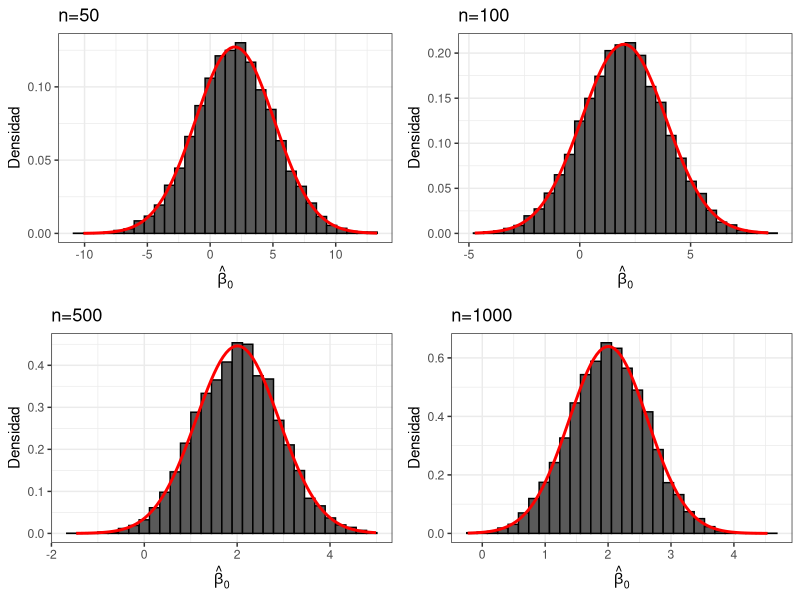
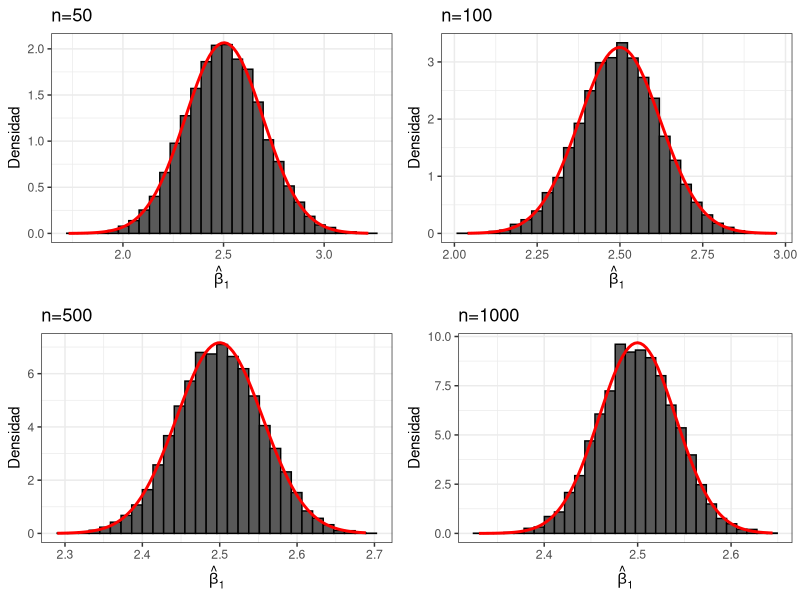
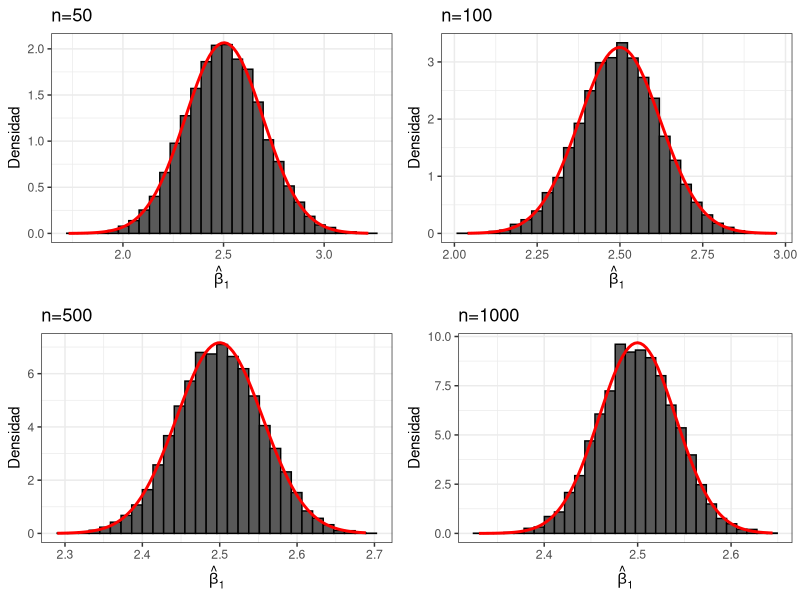

The R script that drew these images, in order: (Note: a time limit stopped this script after it produced the figures.)
## ---- chunk 1
knitr::opts_chunk$set(echo = TRUE)

library(readr)
library(dplyr)
library(ggplot2)

set.seed(123)

reps = 10000

betas = matrix(NA, nrow = reps, ncol = 12)

beta0 = 2

beta1 = 2.5

beta2 = 1

su = 1

n = c(50, 100, 500, 1000)  #tamagno muestral

for (j in 1:length(n)) {
  
  X1=rnorm(n[j],20,1)
  
  e=rnorm(n[j],3,1)
  
  X2=0.8*X1 + e
  
  
  for (i in 1:reps) {
    
    u= rnorm(n[j],0,su)
    
    Y = beta0 + beta1*X1 + beta2*X2 + u 
    
    model = lm(Y~X1 + X2)  
    
    betas[i,j] = model$coef[1]
    
    betas[i,j+4] = model$coef[2]
    
    betas[i,j+8] = model$coef[3]
  }
  
}

betas_df <- data.frame(betas)

apply(betas_df,2,mean)

apply(betas_df,2,var)

summary(model)

# EXPLICACION, si existe sesgo en los betas cuando se comparan con el modelo, 
#el sesgo disminuye cuando la muestra llega a n=500, (como se puede ver en el grafico, el promedio se acerca mucho a la muestra, linea roja), 
#pero vuelve a aumentar cuando la muestra alcanza n=1000

#3.b

library(ggplot2)

library(gridExtra)

library(dplyr)

g10 <- ggplot(betas_df) + 
  
  geom_histogram(aes(betas_df[,1], y=..density..), col="black", bins = 30) +
  
  stat_function(fun=dnorm, args=list(mean=mean(betas_df[,1]), sd=sd(betas_df[,1])), 
                
                geom="line", colour="red", size=1) +
  
  ylab("Densidad") +   ggtitle("n=50") + xlab(expression(hat(beta)[0])) +
  
  theme_bw()

g20 <- ggplot(betas_df) + 
  
  geom_histogram(aes(betas_df[,2], y=..density..), col="black", bins = 30) +
  
  stat_function(fun=dnorm, args=list(mean=mean(betas_df[,2]), sd=sd(betas_df[,2])), 
                
                geom="line", colour="red", size=1) +
  
  ylab("Densidad") +   ggtitle("n=100") + xlab(expression(hat(beta)[0])) +
  
  theme_bw()

g30 <- ggplot(betas_df) + 
  
  geom_histogram(aes(betas_df[,3], y=..density..), col="black", bins = 30) +
  
  stat_function(fun=dnorm, args=list(mean=mean(betas_df[,3]), sd=sd(betas_df[,3])), 
                
                geom="line", colour="red", size=1) +
  
  ylab("Densidad") +   ggtitle("n=500") + xlab(expression(hat(beta)[0])) +
  
  theme_bw()

g40 <- ggplot(betas_df) + 
  
  geom_histogram(aes(betas_df[,4], y=..density..), col="black", bins = 30) +
  
  stat_function(fun=dnorm, args=list(mean=mean(betas_df[,4]), sd=sd(betas_df[,4])), 
                
                geom="line", colour="red", size=1) +
  
  ylab("Densidad") +   ggtitle("n=1000") + xlab(expression(hat(beta)[0])) +
  
  theme_bw()

grid.arrange(g10, g20, g30, g40, nrow=2, ncol=2)

g11 <- ggplot(betas_df) + 
  
  geom_histogram(aes(betas_df[,5], y=..density..), col="black", bins = 30) +
  
  stat_function(fun=dnorm, args=list(mean=mean(betas_df[,5]), sd=sd(betas_df[,5])), 
                
                geom="line", colour="red", size=1) +
  
  ylab("Densidad") +   ggtitle("n=50") + xlab(expression(hat(beta)[1])) +
  
  theme_bw()

g21 <- ggplot(betas_df) + 
  
  geom_histogram(aes(betas_df[,6], y=..density..), col="black", bins = 30) +
  
  stat_function(fun=dnorm, args=list(mean=mean(betas_df[,6]), sd=sd(betas_df[,6])), 
                
                geom="line", colour="red", size=1) +
  
  ylab("Densidad") +   ggtitle("n=100") + xlab(expression(hat(beta)[1])) +
  
  theme_bw()

g31 <- ggplot(betas_df) + 
  
  geom_histogram(aes(betas_df[,7], y=..density..), col="black", bins = 30) +
  
  stat_function(fun=dnorm, args=list(mean=mean(betas_df[,7]), sd=sd(betas_df[,7])), 
                
                geom="line", colour="red", size=1) +
  
  ylab("Densidad") +   ggtitle("n=500") + xlab(expression(hat(beta)[1])) +
  
  theme_bw()

g41 <- ggplot(betas_df) + 
  
  geom_histogram(aes(betas_df[,8], y=..density..), col="black", bins = 30) +
  
  stat_function(fun=dnorm, args=list(mean=mean(betas_df[,8]), sd=sd(betas_df[,8])), 
                
                geom="line", colour="red", size=1) +
  
  ylab("Densidad") +   ggtitle("n=1000") + xlab(expression(hat(beta)[1])) +
  
  theme_bw()

grid.arrange(g11, g21, g31, g41, nrow=2, ncol=2)

## ---- chunk 2
apply(betas_df,2,mean)
## ---- chunk 3
apply(betas_df,2,var)
## ---- chunk 4
summary(model)
## ---- chunk 5

g11 <- ggplot(betas_df) + 
  
  geom_histogram(aes(betas_df[,5], y=..density..), col="black", bins = 30) +
  
  stat_function(fun=dnorm, args=list(mean=mean(betas_df[,5]), sd=sd(betas_df[,5])), 
                
                geom="line", colour="red", size=1) +
  
  ylab("Densidad") +   ggtitle("n=50") + xlab(expression(hat(beta)[1])) +
  
  theme_bw()

g21 <- ggplot(betas_df) + 
  
  geom_histogram(aes(betas_df[,6], y=..density..), col="black", bins = 30) +
  
  stat_function(fun=dnorm, args=list(mean=mean(betas_df[,6]), sd=sd(betas_df[,6])), 
                
                geom="line", colour="red", size=1) +
  
  ylab("Densidad") +   ggtitle("n=100") + xlab(expression(hat(beta)[1])) +
  
  theme_bw()

g31 <- ggplot(betas_df) + 
  
  geom_histogram(aes(betas_df[,7], y=..density..), col="black", bins = 30) +
  
  stat_function(fun=dnorm, args=list(mean=mean(betas_df[,7]), sd=sd(betas_df[,7])), 
                
                geom="line", colour="red", size=1) +
  
  ylab("Densidad") +   ggtitle("n=500") + xlab(expression(hat(beta)[1])) +
  
  theme_bw()

g41 <- ggplot(betas_df) + 
  
  geom_histogram(aes(betas_df[,8], y=..density..), col="black", bins = 30) +
  
  stat_function(fun=dnorm, args=list(mean=mean(betas_df[,8]), sd=sd(betas_df[,8])), 
                
                geom="line", colour="red", size=1) +
  
  ylab("Densidad") +   ggtitle("n=1000") + xlab(expression(hat(beta)[1])) +
  
  theme_bw()

grid.arrange(g11, g21, g31, g41, nrow=2, ncol=2)

## ---- chunk 6
knitr::opts_chunk$set(echo = TRUE)
#3.c

set.seed(123)

reps = 10000

betas = matrix(NA, nrow = reps, ncol = 12)

beta0 = 2

beta1 = 2.5

beta2 = 1

su = 1

n = c(50, 100, 500, 1000)  #tamagno muestral

for (j in 1:length(n)) {
  
  X1=rnorm(n[j],20,1)
  
  e=rnorm(n[j],3,1)
  
  X2=runif(n[j],0,1)
  
  
  for (i in 1:reps) {
    
    u= rnorm(n[j],0,su)
    
    Y = beta0 + beta1*X1 + beta2*X2 + u 
    
    model = lm(Y~X1 + X2)  
    
    betas[i,j] = model$coef[1]
    
    betas[i,j+4] = model$coef[2]
    
    betas[i,j+8] = model$coef[3]
  }
  
}

betas_df <- data.frame(betas)

apply(betas_df,2,mean)

apply(betas_df,2,var)

summary(model)

#En este caso, podemos presenciar que se mantiene el mismo patrón respecto a que cuando aumenta el tamaño de la muestra,
#pero aqui el sesgo es el menor posible hasta el tamaño 100, luego va aumentando el sesgo, esto se presencia mucho mejor en los gráficos,
#ya que en el panel de n=100 el estimador se acerca mucho al parametro poblacional

g10 <- ggplot(betas_df) + 
  
  geom_histogram(aes(betas_df[,1], y=..density..), col="black", bins = 30) +
  
  stat_function(fun=dnorm, args=list(mean=mean(betas_df[,1]), sd=sd(betas_df[,1])), 
                
                geom="line", colour="red", size=1) +
  
  ylab("Densidad") +   ggtitle("n=50") + xlab(expression(hat(beta)[0])) +
  
  theme_bw()

g20 <- ggplot(betas_df) + 
  
  geom_histogram(aes(betas_df[,2], y=..density..), col="black", bins = 30) +
  
  stat_function(fun=dnorm, args=list(mean=mean(betas_df[,2]), sd=sd(betas_df[,2])), 
                
                geom="line", colour="red", size=1) +
  
  ylab("Densidad") +   ggtitle("n=100") + xlab(expression(hat(beta)[0])) +
  
  theme_bw()

g30 <- ggplot(betas_df) + 
  
  geom_histogram(aes(betas_df[,3], y=..density..), col="black", bins = 30) +
  
  stat_function(fun=dnorm, args=list(mean=mean(betas_df[,3]), sd=sd(betas_df[,3])), 
                
                geom="line", colour="red", size=1) +
  
  ylab("Densidad") +   ggtitle("n=500") + xlab(expression(hat(beta)[0])) +
  
  theme_bw()

g40 <- ggplot(betas_df) + 
  
  geom_histogram(aes(betas_df[,4], y=..density..), col="black", bins = 30) +
  
  stat_function(fun=dnorm, args=list(mean=mean(betas_df[,4]), sd=sd(betas_df[,4])), 
                
                geom="line", colour="red", size=1) +
  
  ylab("Densidad") +   ggtitle("n=1000") + xlab(expression(hat(beta)[0])) +
  
  theme_bw()

grid.arrange(g10, g20, g30, g40, nrow=2, ncol=2)

g11 <- ggplot(betas_df) + 
  
  geom_histogram(aes(betas_df[,5], y=..density..), col="black", bins = 30) +
  
  stat_function(fun=dnorm, args=list(mean=mean(betas_df[,5]), sd=sd(betas_df[,5])), 
                
                geom="line", colour="red", size=1) +
  
  ylab("Densidad") +   ggtitle("n=50") + xlab(expression(hat(beta)[1])) +
  
  theme_bw()

g21 <- ggplot(betas_df) + 
  
  geom_histogram(aes(betas_df[,6], y=..density..), col="black", bins = 30) +
  
  stat_function(fun=dnorm, args=list(mean=mean(betas_df[,6]), sd=sd(betas_df[,6])), 
                
                geom="line", colour="red", size=1) +
  
  ylab("Densidad") +   ggtitle("n=100") + xlab(expression(hat(beta)[1])) +
  
  theme_bw()

g31 <- ggplot(betas_df) + 
  
  geom_histogram(aes(betas_df[,7], y=..density..), col="black", bins = 30) +
  
  stat_function(fun=dnorm, args=list(mean=mean(betas_df[,7]), sd=sd(betas_df[,7])), 
                
                geom="line", colour="red", size=1) +
  
  ylab("Densidad") +   ggtitle("n=500") + xlab(expression(hat(beta)[1])) +
  
  theme_bw()

g41 <- ggplot(betas_df) + 
  
  geom_histogram(aes(betas_df[,8], y=..density..), col="black", bins = 30) +
  
  stat_function(fun=dnorm, args=list(mean=mean(betas_df[,8]), sd=sd(betas_df[,8])), 
                
                geom="line", colour="red", size=1) +
  
  ylab("Densidad") +   ggtitle("n=1000") + xlab(expression(hat(beta)[1])) +
  
  theme_bw()

grid.arrange(g11, g21, g31, g41, nrow=2, ncol=2)

## ---- chunk 7
apply(betas_df,2,mean)
## ---- chunk 8
apply(betas_df,2,var)
## ---- chunk 9
summary(model)
## ---- chunk 10
g11 <- ggplot(betas_df) + 
  
  geom_histogram(aes(betas_df[,5], y=..density..), col="black", bins = 30) +
  
  stat_function(fun=dnorm, args=list(mean=mean(betas_df[,5]), sd=sd(betas_df[,5])), 
                
                geom="line", colour="red", size=1) +
  
  ylab("Densidad") +   ggtitle("n=50") + xlab(expression(hat(beta)[1])) +
  
  theme_bw()

g21 <- ggplot(betas_df) + 
  
  geom_histogram(aes(betas_df[,6], y=..density..), col="black", bins = 30) +
  
  stat_function(fun=dnorm, args=list(mean=mean(betas_df[,6]), sd=sd(betas_df[,6])), 
                
                geom="line", colour="red", size=1) +
  
  ylab("Densidad") +   ggtitle("n=100") + xlab(expression(hat(beta)[1])) +
  
  theme_bw()

g31 <- ggplot(betas_df) + 
  
  geom_histogram(aes(betas_df[,7], y=..density..), col="black", bins = 30) +
  
  stat_function(fun=dnorm, args=list(mean=mean(betas_df[,7]), sd=sd(betas_df[,7])), 
                
                geom="line", colour="red", size=1) +
  
  ylab("Densidad") +   ggtitle("n=500") + xlab(expression(hat(beta)[1])) +
  
  theme_bw()

g41 <- ggplot(betas_df) + 
  
  geom_histogram(aes(betas_df[,8], y=..density..), col="black", bins = 30) +
  
  stat_function(fun=dnorm, args=list(mean=mean(betas_df[,8]), sd=sd(betas_df[,8])), 
                
                geom="line", colour="red", size=1) +
  
  ylab("Densidad") +   ggtitle("n=1000") + xlab(expression(hat(beta)[1])) +
  
  theme_bw()

grid.arrange(g11, g21, g31, g41, nrow=2, ncol=2)
